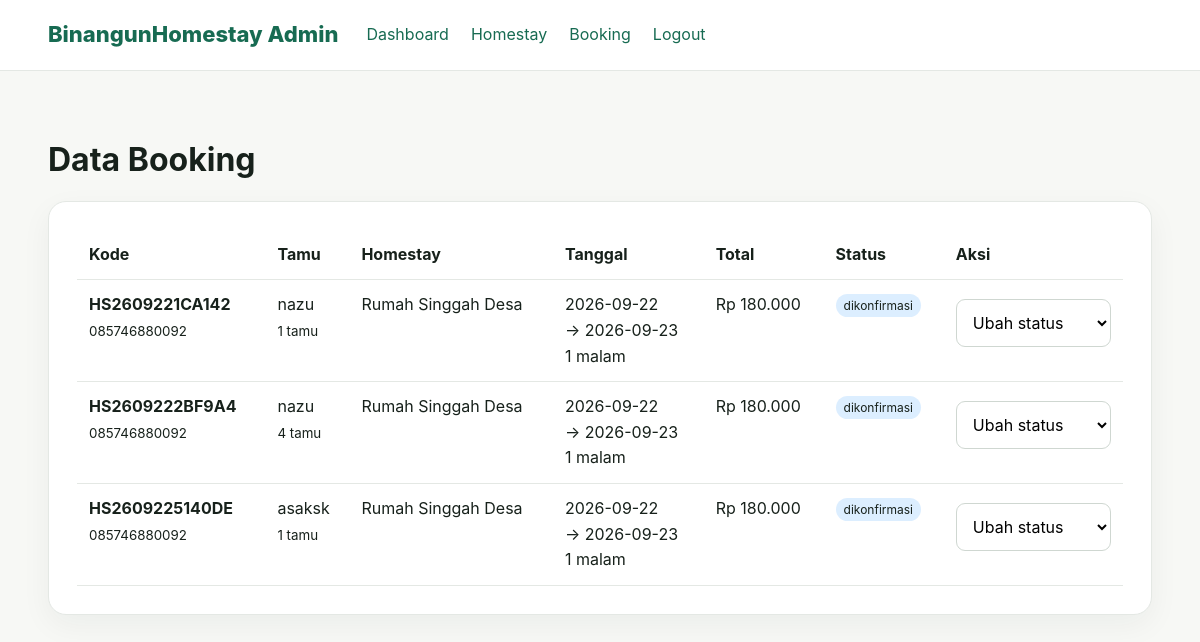
Page /homestay_booking_lengkap/admin/booking.php (signed in) on the committed database.
### tables this page shows
CREATE TABLE `bookings` (
  `id` int NOT NULL,
  `kode_booking` varchar(30) NOT NULL,
  `homestay_id` int NOT NULL,
  `nama_tamu` varchar(120) NOT NULL,
  `whatsapp` varchar(30) NOT NULL,
  `checkin` date NOT NULL,
  `checkout` date NOT NULL,
  `jumlah_tamu` int NOT NULL DEFAULT '1',
  `malam` int NOT NULL,
  `harga_per_malam` decimal(12,2) NOT NULL,
  `total` decimal(12,2) NOT NULL,
  `catatan` text,
  `status` enum('pending','dikonfirmasi','selesai','dibatalkan') NOT NULL DEFAULT 'pending',
  `created_at` timestamp NULL DEFAULT CURRENT_TIMESTAMP
);

CREATE TABLE `homestays` (
  `id` int NOT NULL,
  `nama` varchar(150) NOT NULL,
  `lokasi` varchar(255) NOT NULL,
  `deskripsi` text NOT NULL,
  `harga` decimal(12,2) NOT NULL DEFAULT '0.00',
  `kapasitas` int NOT NULL DEFAULT '1',
  `fasilitas` text,
  `gambar` varchar(255) DEFAULT '',
  `status` enum('aktif','nonaktif') NOT NULL DEFAULT 'aktif',
  `created_at` timestamp NULL DEFAULT CURRENT_TIMESTAMP
);

### homestay_booking_lengkap/config/functions.php (called while the page is built, shortened)
<?php
function e($value) {
    return htmlspecialchars((string)$value, ENT_QUOTES, 'UTF-8');
}
function rupiah($angka) {
    return 'Rp ' . number_format((float)$angka, 0, ',', '.');
}
?>

### homestay_booking_lengkap/admin/booking.php (the view, shortened to what this page needs)
<?php
require_once '../config/koneksi.php'; require_once '../config/functions.php'; require_admin();
include 'header.php'; ?>
<h1>Data Booking</h1><div class="card"><div class="table-wrap"><table><tr><th>Kode</th><th>Tamu</th><th>Homestay</th><th>Tanggal</th><th>Total</th><th>Status</th><th>Aksi</th></tr>
<?php $q=$conn->query("SELECT b.*,h.nama homestay FROM bookings b JOIN homestays h ON h.id=b.homestay_id ORDER BY b.id DESC");while($b=$q->fetch_assoc()):?>
<tr><td><b><?=e($b['kode_booking'])?></b><br><small><?=e($b['whatsapp'])?></small></td><td><?=e($b['nama_tamu'])?><br><small><?=$b['jumlah_tamu']?> tamu</small></td><td><?=e($b['homestay'])?></td><td><?=e($b['checkin'])?><br>→ <?=e($b['checkout'])?><br><?=$b['malam']?> malam</td><td><?=rupiah($b['total'])?></td><td><span class="status <?=$b['status']?>"><?=e($b['status'])?></span></td>
<td><select onchange="if(this.value)location.href='?id=<?=$b['id']?>&status='+this.value"><option value="">Ubah status</option></select></td></tr>
<?php endwhile;?></table></div></div>
<?php include 'footer.php'; ?>

### homestay_booking_lengkap/assets/css/style.css (style rules this page uses)
:root { --primary:#176b52;--primary2:#0e513d;--text:#17211b;--muted:#68736d;--bg:#f7f8f5;--card:#fff;--line:#e4e8e4;--danger:#b42318 }
* { box-sizing:border-box }
body { margin:0;font-family:Inter,system-ui,-apple-system,BlinkMacSystemFont,"Segoe UI",sans-serif;color:var(--text);background:var(--bg);line-height:1.6 }
h1,h2,h3 { line-height:1.2;margin-top:0 }
.hero-card,.card { background:#fff;border:1px solid var(--line);border-radius:18px;padding:28px;box-shadow:0 10px 30px rgba(20,40,30,.05) }
input,textarea,select { width:100%;margin-top:7px;padding:12px;border:1px solid #cfd7d1;border-radius:9px;font:inherit;background:white }
.table-wrap { overflow:auto }
table { border-collapse:collapse;width:100%;min-width:750px }
th,td { text-align:left;padding:12px;border-bottom:1px solid var(--line);vertical-align:top }
.status { padding:4px 8px;border-radius:999px;font-size:12px;background:#eee }
.status.dikonfirmasi { background:#dceeff }

### rows in the picture
bookings: kode_booking "HS2609221CA142", whatsapp "085746880092", nama_tamu "nazu", jumlah_tamu "1", homestay.nama "Rumah Singgah Desa", checkin "2026-09-22", checkout "2026-09-23", malam "1", total "Rp 180.000", status "dikonfirmasi"
bookings: kode_booking "HS2609222BF9A4", whatsapp "085746880092", nama_tamu "nazu", jumlah_tamu "4", homestay.nama "Rumah Singgah Desa", checkin "2026-09-22", checkout "2026-09-23", malam "1", total "Rp 180.000", status "dikonfirmasi"
bookings: kode_booking "HS2609225140DE", whatsapp "085746880092", nama_tamu "asaksk", jumlah_tamu "1", homestay.nama "Rumah Singgah Desa", checkin "2026-09-22", checkout "2026-09-23", malam "1", total "Rp 180.000", status "dikonfirmasi"
